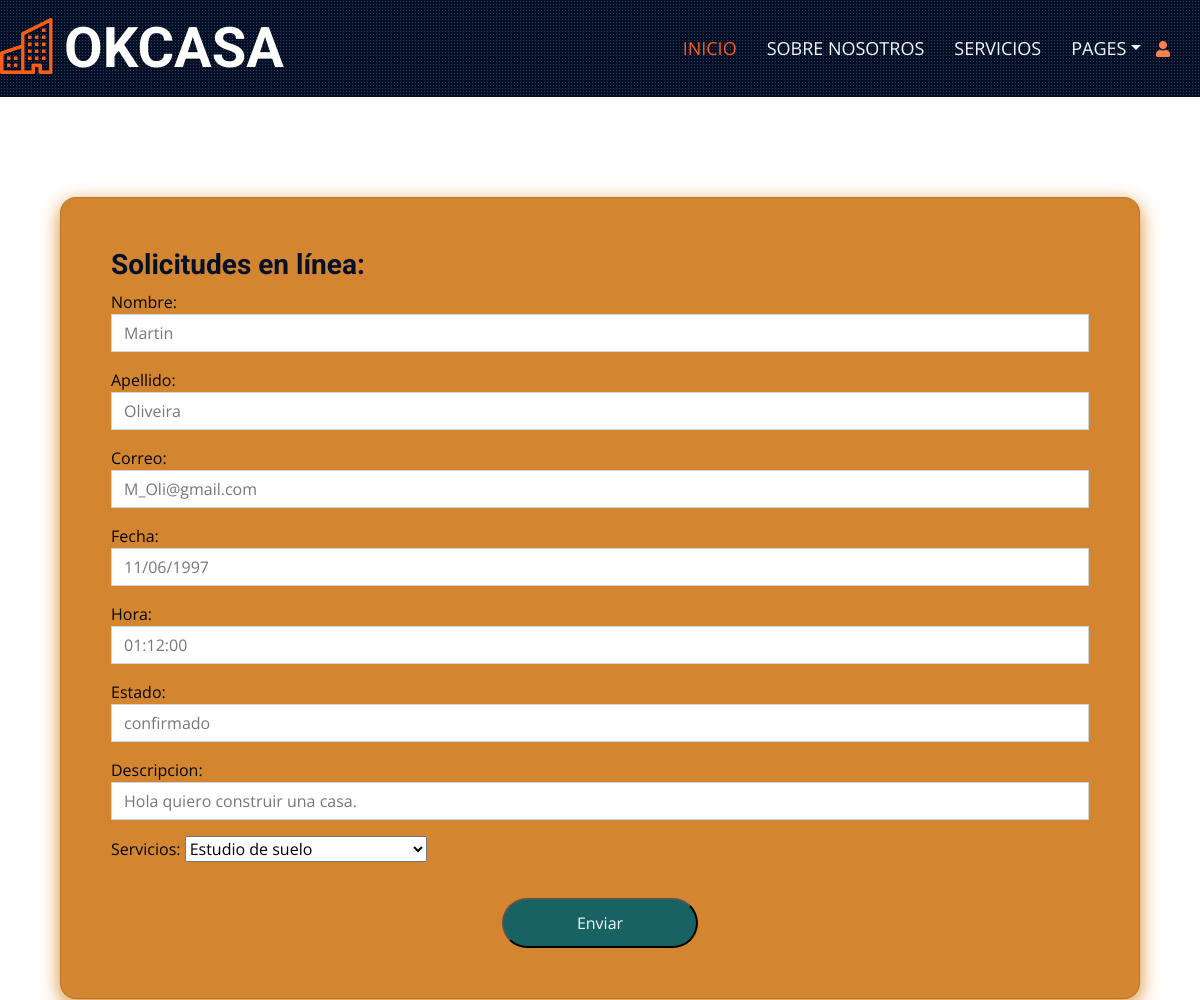
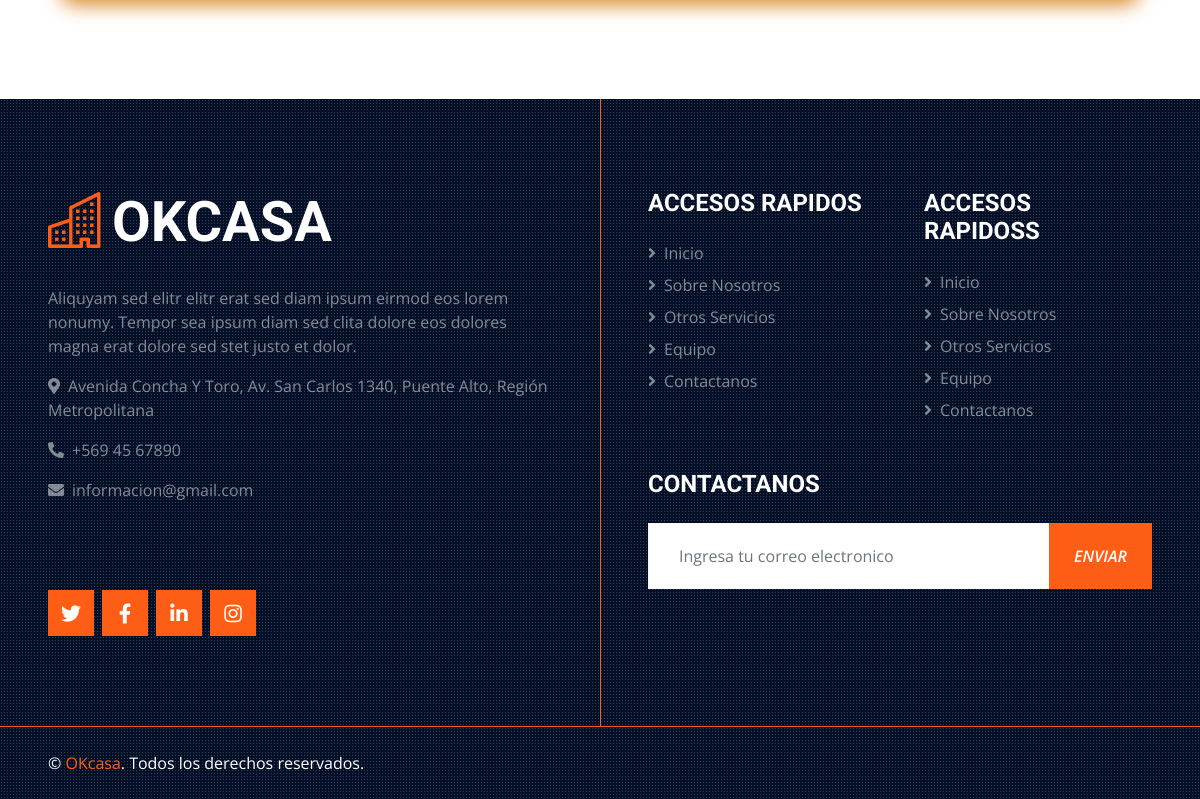
The app's page /solicitud/3/modificar/ with its own data (2 pictures, top to bottom).
### core/models.py (models this page shows, shortened)
class SolicitudEnLinea(models.Model):
    tecnico_id = models.ForeignKey(Tecnico, on_delete=models.SET_NULL, null=True)
    nombre = models.CharField(max_length=100)
    apellido = models.CharField(max_length=100)
    correo = models.EmailField()
    fecha = models.DateField()
    hora = models.TimeField()
    estado = models.CharField(max_length=100,default='Pendiente')
    descripcion = models.TextField()
    servicio = models.IntegerField(choices=ServicioChoice.get_choices(), default=1)

### core/views.py (the view)
# urls.py: path('solicitud/<int:solicitud_id>/modificar/', views.modificar_solicitud, name='modificar_solicitud'),
def modificar_solicitud(request, solicitud_id):
    solicitud = get_object_or_404(SolicitudEnLinea, id=solicitud_id)
    if request.method == 'POST':
        form = SolicitudEnLineaForm(request.POST, instance=solicitud)
        if form.is_valid():
            form.save()
            return redirect('tecnico')  # Reemplaza 'nombre-de-la-vista' con el nombre de tu vista de tabla de solicitudes
    else:
        form = SolicitudEnLineaForm(instance=solicitud)
    return render(request, 'core/solicitud.html', {'form': form})

### core/templates/core/solicitud.html (shortened to what this page needs)
{% extends 'core/base.html' %}
{% load static %}
{% load crispy_forms_tags %}
{% block contenido %}
<link href="{% static 'core/css/solicitud.css' %}" rel="stylesheet">
<div class="card">
    <div class="row">
        <div class="col-md-12 cart2">
            <div class="title">
                <div class="row">
                    <div class="col1"><b><h3>Solicitudes en línea:</h3></b></div>
                </div>
            </div>
              <form method="post">
                {{ form.as_p }}
                <button id="env" type="submit">Enviar</button>
              </form>
        </div>
    </div>
</div>
{% endblock %}

### core/static/core/css/style.css (style rules this page uses)
:root { --primary: #FD5D14; --secondary: #FDBE33; --light: #F4F6F8; --dark: #040F28; }

### core/static/core/css/solicitud.css (style rules this page uses)
* { margin: 0; padding: 0; -webkit-box-sizing: border-box; -moz-box-sizing: border-box; box-sizing: border-box; }
body { background: url(../css/img/OyWl4A.webp); -webkit-background-size: cover; background-size: cover; background-attachment:fixed; }

### records on screen
SolicitudEnLinea: nombre "Martin", apellido "Oliveira", correo "M_Oli@gmail.com", fecha "11/06/1997", hora "01:12:00", estado "confirmado", descripcion "Hola quiero construir una casa."
